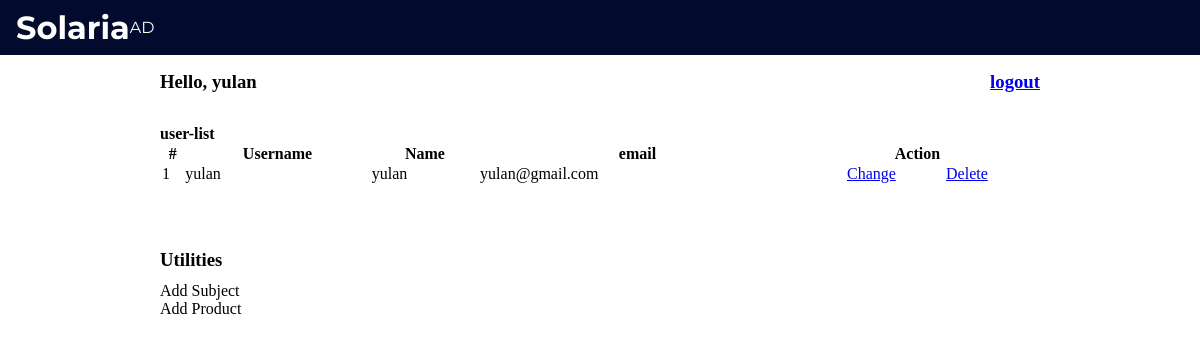
Page /backend/dashboard/admin-dashboard.php (signed in) on the committed database.
### tables this page shows
CREATE TABLE `user`
(
    `id`              int(11)      NOT NULL,
    `email`           varchar(255) NOT NULL,
    `username`        varchar(10)  NOT NULL,
    `password`        varchar(255) NOT NULL,
    `name`            varchar(100) NOT NULL,
    `profile_picture` longblob     NOT NULL
);

### backend/dashboard/admin-dashboard.php (the view, shortened to what this page needs)
<!DOCTYPE html>
<html lang="en">
<head>
    <link rel="stylesheet" href="https://unpkg.com/purecss@2.0.6/build/pure-min.css"
>
</head>
<body>
    <?php include 'admin-header.php'?>
<div class="main">
    <div class="salute">
        <h3>Hello, <?= $_SESSION['name'] ?></h3>
        <h3><a href="../logout.php">logout</a></h3>
    </div>
    <table class="pure-table">
        <legend><strong>user-list</strong></legend>
        <thead>
        <tr>
            <th scope="col">#</th>
            <th scope="col">Username</th>
            <th scope="col">Name</th>
            <th scope="col">email</th>
            <th scope="col">Action</th>
        </tr>
        </thead>
        <tbody>
        <?php
        include '../conn.php';
        $sql = "select * from user ;";
        $result = mysqli_query($conn, $sql);
        $no = 0;
        while ($solaria_user = mysqli_fetch_array($result)) {
            $no++; ?>
            <tr>
                <td><?= $no ?></td>
                <td><?= $solaria_user['username'] ?> </td>
                <td><?= $solaria_user['name'] ?></td>
                <td><?= $solaria_user['email'] ?></td>
                <td class="action" name="action">
                    <a href="user_update.php? id= <?php echo $solaria_user['id'] ?>"
                       class="pure-button pure-button-primary">Change</a>
                     <a href="del_data.php?    id= <?php echo $solaria_user['id'] ?> "
                         class="pure-button pure-button-error">Delete</a>
                </td>
            </tr>
            <?php
        }
        ?>
        </tbody>
    </table>
    <div class="tool">
        <h3 class="util1">Utilities</h3>
        <ul class="util2">
            <li><a class="util-list" href="addMaterial.php">Add Subject</a></li>
            <li><a class="util-list" href="addProduct.php">Add Product</a></li>
        </ul>
    </div>
</body>
</html>

### backend/dashboard/admin-css.php (style rules this page uses)
* { padding: 0; margin: 0; }
.main { min-height: 105rem; background-position: center; background-repeat: no-repeat; background-size: cover; margin-left: 10rem; margin-right: 10rem; }
.salute { display: flex; justify-content: space-between; padding-top: 1rem; padding-bottom: 2rem; }
.pure-table { width: 100%; margin-right: auto; margin-left: auto; background-color: none; }
.action { align-items: center; }
.tool { margin-top: 4rem; }
.util1 { margin-bottom: 0.7rem; }
.util2 { list-style: none; margin-bottom: 1.5rem; }
.util-list { margin-bottom: 0.4rem; color: black; text-decoration: none; }
.action { display: flex; justify-content: space-evenly; }

### rows in the picture
user: username "yulan", name "yulan", email "yulan@gmail.com"

### other values in the picture
$_SESSION['name'] "yulan"
